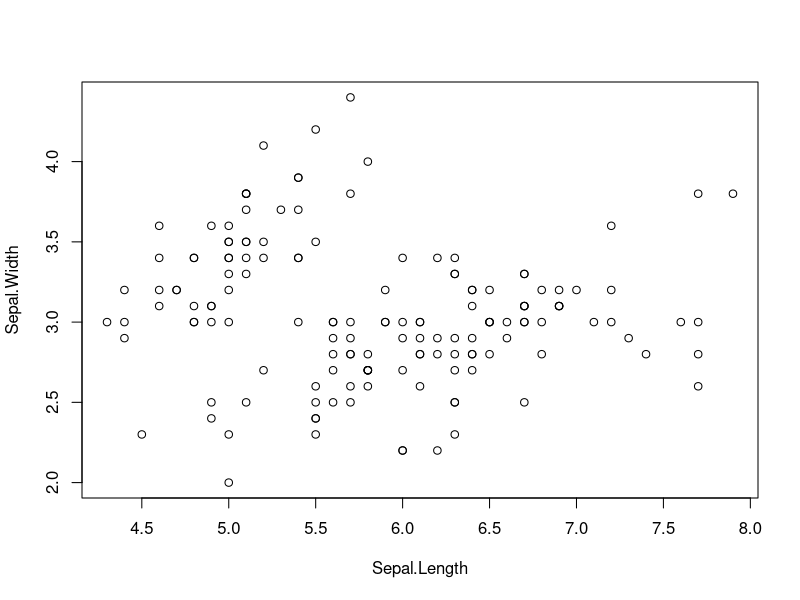

The R source for this figure:
#***********************
# 이 스크립트는 github에 저장용으로 작업하는 것임.
# 저장시 인코딩에 유의할 것.
#***********************

library('ggplot2')

plot(iris[, 1:2])




########